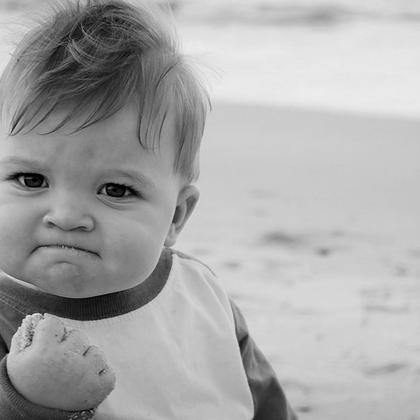
#> input picture images/funny_image.png, 420 x 420 px, shrunk from 1200 x 1200 before the run
$ python adaptive_thresholding.py
#> lines starting #> are read from the running program, lines starting #| are printed output that depends on the picture; after the words box and inside, x2 and y2 are one past the last pixel; in counts of white or black regions, pixels touching at a corner belong together
import cv2

cv2.namedWindow('ADAPTIVE_THRESH_MEAN')
cv2.namedWindow('ADAPTIVE_GAUSSIAN_MEAN')

# image read
img = cv2.imread("../images/funny_image.png", cv2.IMREAD_REDUCED_GRAYSCALE_2)
#> img is the input picture: shape (420, 420); min 0, max 237, mean 169.1

ret, th0 = cv2.threshold(img, 127, 255, cv2.THRESH_BINARY)
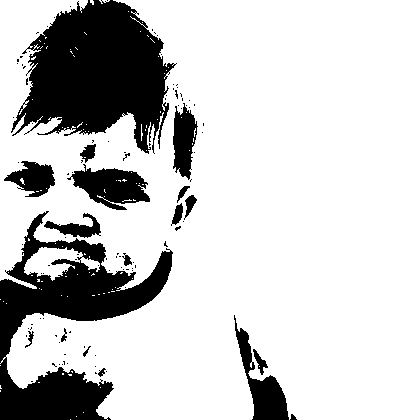
#> th0: shape (420, 420); 79.2% white; 109 black regions (91 under 20 px), largest, box (x1, y1, x2, y2) and area: (11, 0, 177, 154) 15345, (0, 211, 173, 420) 13389, (67, 164, 150, 210) 2106
th1 = cv2.adaptiveThreshold(src=img, maxValue=255, adaptiveMethod=cv2.ADAPTIVE_THRESH_MEAN_C,
                            thresholdType=cv2.THRESH_BINARY,
                            blockSize=7, C=4)
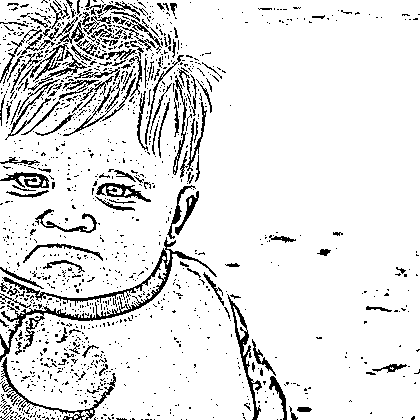
#> th1: shape (420, 420); 89.1% white; black in thin lines or dots

th2 = cv2.adaptiveThreshold(src=img, maxValue=255, adaptiveMethod=cv2.ADAPTIVE_THRESH_MEAN_C,
                            thresholdType=cv2.THRESH_BINARY, blockSize=7, C=4)

cv2.imshow('THRESH_BINARY', th0)
cv2.imshow('ADAPTIVE_THRESH_MEAN', th1)
cv2.imshow('ADAPTIVE_GAUSSIAN_MEAN', th2)

cv2.waitKey(0)
cv2.destroyAllWindows()
